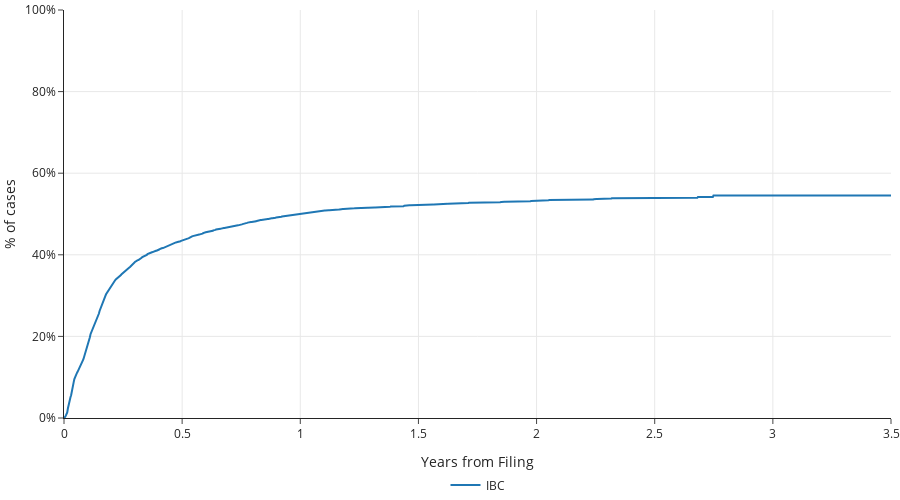

The notebook cell saved with this chart:
### Markdown cell above
#### Time to Disposal

### Code cell
nclt_matters = nclt_matters.copy()
nclt_matters["disposal_date"] = pd.to_datetime(nclt_matters["disposal_date"], errors="coerce")
nclt_matters["updated_on"] = pd.to_datetime(nclt_matters["updated_on"], errors="coerce")
nclt_matters["filing_date"] = pd.to_datetime(nclt_matters["filing_date"], errors="coerce")

nclt_matters["event"] = (
    (nclt_matters["case_status"] == "Disposed") |
    (nclt_matters["case_status"] == "Dispose")
)

nclt_matters["duration"] = pd.NaT

disposed_mask_nclt = (
    nclt_matters["event"] &
    nclt_matters["disposal_date"].notna() &
    nclt_matters["filing_date"].notna()
)
if disposed_mask_nclt.any():
    nclt_matters.loc[disposed_mask_nclt, "duration"] = (
        nclt_matters.loc[disposed_mask_nclt, "disposal_date"] - nclt_matters.loc[disposed_mask_nclt, "filing_date"]
    ).dt.days

non_disposed_mask_nclt = (
    ~nclt_matters["event"] &
    nclt_matters["updated_on"].notna() &
    nclt_matters["filing_date"].notna()
) # If not disposed: duration = updated_on - filing_date (censored)

if non_disposed_mask_nclt.any():
    nclt_matters.loc[non_disposed_mask_nclt, "duration"] = (
        nclt_matters.loc[non_disposed_mask_nclt, "updated_on"] - nclt_matters.loc[non_disposed_mask_nclt, "filing_date"]
    ).dt.days

nclt_matters["duration_years"] = pd.to_numeric(nclt_matters["duration"], errors='coerce') / 365.25
nclt_matters["duration_years"] = nclt_matters["duration_years"].clip(upper=3.5)

km_data = nclt_matters.dropna(subset=["duration_years", "event", "case_category"])

kmf = KaplanMeierFitter()
fig = go.Figure()

for category, group in km_data.groupby("case_category"):
    if len(group) > 0:
        kmf.fit(group["duration_years"], event_observed=group["event"], label=category)
        x_vals = kmf.survival_function_.index
        y_vals = 1 - kmf.survival_function_[category] 

        fig.add_trace(go.Scatter(
            x=x_vals,
            y=y_vals,
            mode='lines',
            name=category,
            showlegend=True,
            hovertemplate=f"<b>{category}</b><br>Years: %{{x:.2f}}<br>% of cases that got disposed: %{{y:.2%}}<extra></extra>"
        ))

fig.update_layout(
    autosize=True,
    width=None,
    height=500,
    margin=dict(l=0, r=0, t=10, b=10),
    xaxis=dict(title="Years from Filing", range=[0, 3.5], showgrid=True),
    yaxis=dict(title="% of cases", range=[0, 1], tickformat=".0%", showgrid=True),
    legend=dict(
        orientation="h",
        yanchor="bottom",
        y=-0.2,
        xanchor="center",
        x=0.5
    ),
    template="simple_white"
)

# fig.write_html("images/nclt_time_to_disposal.html", full_html=True, include_plotlyjs="cdn",
#                config={"responsive": True, "modeBarButtonsToRemove": ["toImage"]})

fig.show()

print("\nSummary statistics by case category:")
for category, group in km_data.groupby("case_category"):
    disposed_count = group["event"].sum()
    total_count = len(group)
    median_duration = group["duration_years"].median()
    print(f"{category}: {disposed_count}/{total_count} disposed, median duration: {median_duration:.2f} years")

print("\n% of cases that got disposed within 3 year of filing:")
for category, group in km_data.groupby("case_category"):
    if len(group) > 0:
        kmf.fit(group["duration_years"], event_observed=group["event"], label=category)
        try:
            prob_at_3_year = kmf.cumulative_density_at_times([3.0]).iloc[0]
            print(f"{category}: {prob_at_3_year:.1%}")
        except Exception as e:
            print(f"{category}: Could not calculate probability at 3 year ({e})")

### Figure 1 — Plotly figure (JSON) as saved in the notebook; plotly's stock layout.template omitted (floating-point values rounded to 4 significant figures; data arrays with more than 128 entries replaced by an {"elided": "..."} marker saying what was removed)
{"data": [{"hovertemplate": "<b>IBC</b><br>Years: %{x:.2f}<br>% of cases that got disposed: %{y:.2%}<extra></extra>", "mode": "lines", "name": "IBC", "showlegend": true, "type": "scatter", "x": {"elided": "1148 float values"}, "y": {"elided": "1148 float values"}}], "layout": {"autosize": true, "height": 500, "legend": {"orientation": "h", "x": 0.5, "xanchor": "center", "y": -0.2, "yanchor": "bottom"}, "margin": {"b": 10, "l": 0, "r": 0, "t": 10}, "xaxis": {"range": [0, 3.5], "showgrid": true, "title": {"text": "Years from Filing"}}, "yaxis": {"range": [0, 1], "showgrid": true, "tickformat": ".0%", "title": {"text": "% of cases"}}}}
